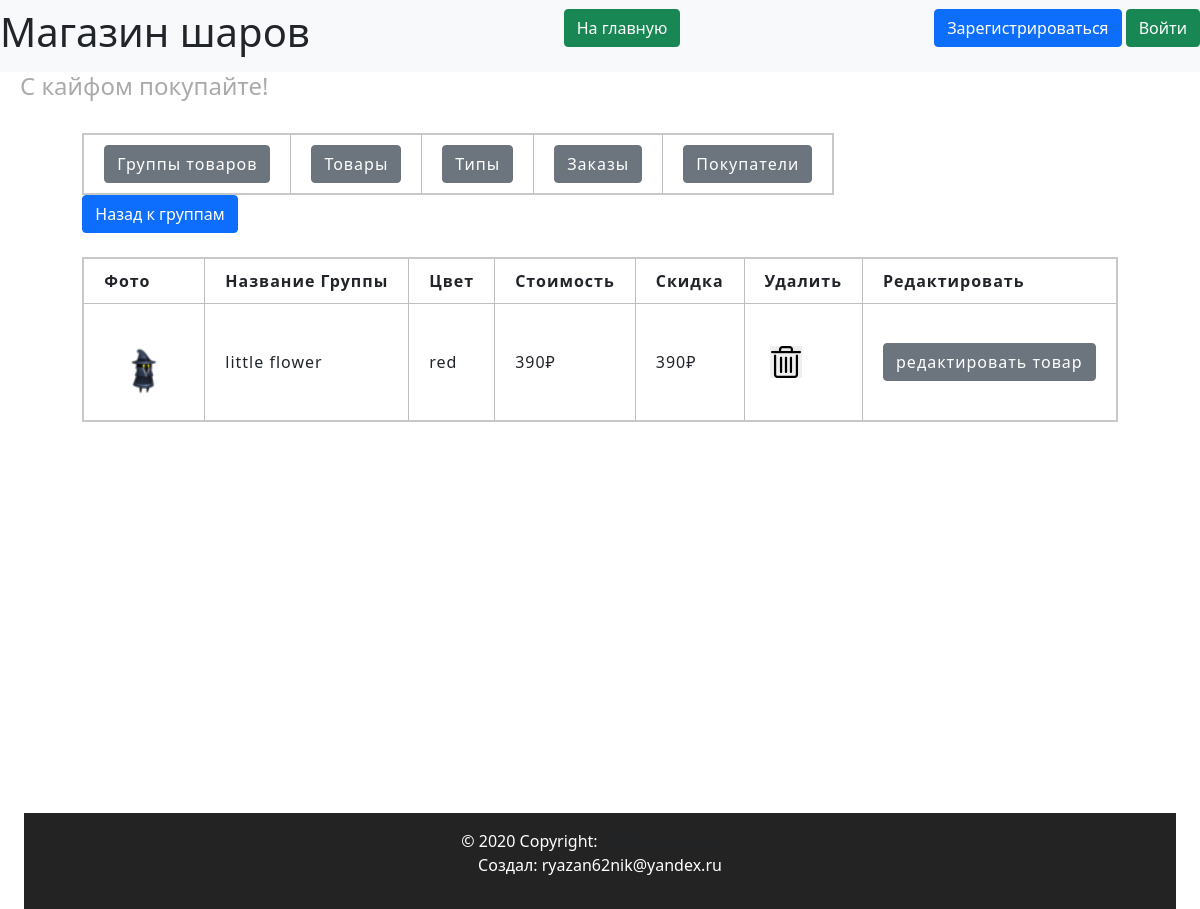
Before: /admin/products-productgroup/2 with the older database file.
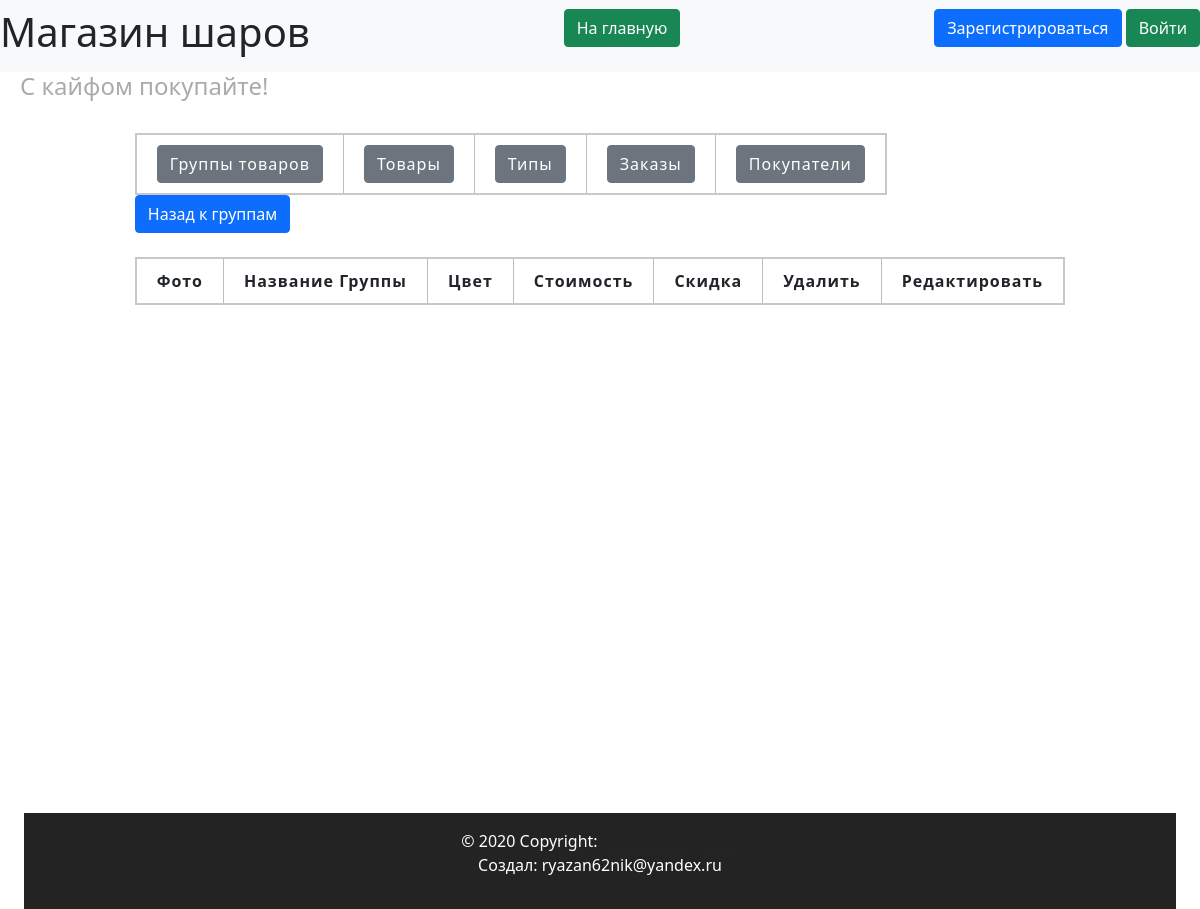
After: the same page with the newer database file.
### data/products.py (models this page shows, shortened)
class Products(SqlAlchemyBase, SerializerMixin):
    __tablename__ = 'products'
    id = sqlalchemy.Column(sqlalchemy.Integer,
                           primary_key=True, autoincrement=True)
    color = sqlalchemy.Column(sqlalchemy.String, nullable=True)
    sale = sqlalchemy.Column(sqlalchemy.Integer, nullable=True)
    cost = sqlalchemy.Column(sqlalchemy.Integer)
    remains = sqlalchemy.Column(sqlalchemy.Integer, nullable=True)
    img = sqlalchemy.Column(sqlalchemy.String, default='0_0_0_none.jpg')
    product_group_id = sqlalchemy.Column(sqlalchemy.Integer, sqlalchemy.ForeignKey("product_group.id"))
    product_group = orm.relationship('ProductGroup')

### data/products_group.py (models this page shows, shortened)
class ProductGroup(SqlAlchemyBase, SerializerMixin):
    __tablename__ = 'product_group'
    id = sqlalchemy.Column(sqlalchemy.Integer,
                           primary_key=True, autoincrement=True)
    title = sqlalchemy.Column(sqlalchemy.String, nullable=True)
    description = sqlalchemy.Column(sqlalchemy.String, nullable=True)
    type = sqlalchemy.Column(sqlalchemy.Integer, sqlalchemy.ForeignKey("types.id"))
    type_relation = orm.relationship('Types')
    products = orm.relationship("Products", back_populates='product_group')

### server.py (the view)
@app.route('/admin/products-productgroup/<int:group_id>')
def products_in_group(group_id):
    db_sess = db_session.create_session()
    productgroup = db_sess.query(ProductGroup).filter(ProductGroup.id == group_id).first()
    if not productgroup:
        abort(404)
    for product in productgroup.products:
        product.img = product.img.split(', ')
    return render_template('pages/admin_product_in_products_group.html',
                           title=f'Продукты {productgroup.title}',
                           productgroup=productgroup
                           )

### data/db_session.py (called while the page is built)
def create_session() -> Session:
    global __factory
    return __factory()

### templates/pages/admin_product_in_products_group.html (shortened to what this page needs)
{% extends "pages/base_admin.html" %}
{% block admincontent %}
<div>
    <nav>
        <a href="/admin/productsgroups" class="btn btn-primary">Назад к группам</a>
    </nav>
</div>
<br>
<div>
    <table>
        <tr>
            <th>Фото</th>
            <th>Название Группы</th>
            <th>Цвет</th>
            <th>Стоимость</th>
            <th>Скидка</th>
            <th>Удалить</th>
            <th>Редактировать</th>
        </tr>
        {% for product in productgroup.products %}
        <tr>
            <td id="imgTd">
                {% if product.img%}
                <img src="/static/img/products/{{product.img[0]}}" class="admin-img-delete"
                     alt="404 картинка не нашлась(">
                {%else%}
                <img class="admin-img-delete" src="/static/img/products/none.jpg"
                     alt="404 картинка не нашлась("/>
                {%endif%}
            </td>
            <td>{{ product.product_group.title }}</td>
            <td>{{ product.color }}</td>
            <td>{{ product.cost }}₽</td>
            <td>{{ product.sale }}₽</td>
            <td>
                <button type="submit" onclick="show_me({{product.id}}, 'products');" class="delete-button">
                </button>
            </td>
            <td>
                <a href="/admin/edit-product/{{product.id}}/{{productgroup.id}}" class="btn btn-secondary">редактировать товар</a>
            </td>
        </tr>
        {% endfor %}
    </table>
</div>
{% endblock %}

Changed rows visible on the page:
removed Products: img (picture), product_group "little flower", color "red", cost "390", sale "390"
